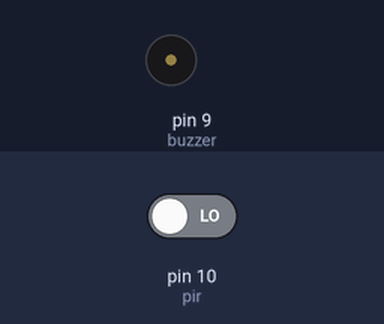
A sketch run on a simulated Arduino Uno, built with avr-gcc and run on an emulated ATmega328P. On the bench: buzzer (waves = sounding, pin HIGH). The test bench sets the inputs (shaded band); at power-on: pin 10 (pir) LOW.

Above: at 1.2 s.
1.3 s: pin 10 (pir) driven HIGH
At 2.2 s:
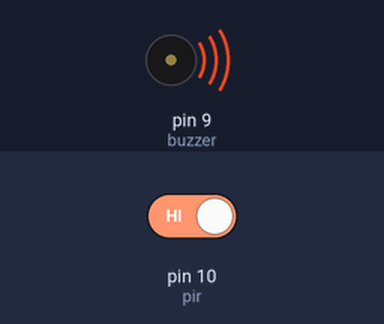
2.8 s: pin 10 (pir) driven LOW
At 5.6 s:
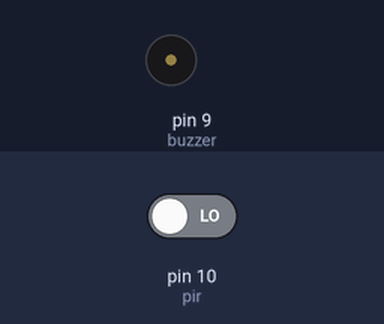
Timing chart, 0 to 7.1 s (numbered marks = the images above; inputs shaded):
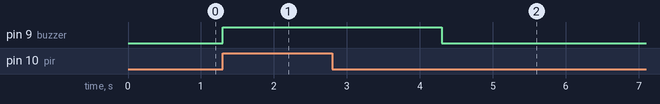

The sketch:

sensor_pir_Matheus.ino
```cpp
int pir = 10;
int buzzer = 9;

void setup() {
pinMode(pir, INPUT);
pinMode(buzzer, OUTPUT);
}

void loop() {
  if (digitalRead(pir) == HIGH)
  {
    digitalWrite(buzzer, HIGH);
    delay(3000);
    digitalWrite(buzzer, LOW);
  }
  else {
    digitalWrite(buzzer, LOW);
    }

}
```

Measured:
- after the input at 1.3 s, pin 9 (buzzer): LOW → HIGH at once
- after the input at 2.8 s, pin 9 (buzzer): HIGH → LOW after 1.5 s
